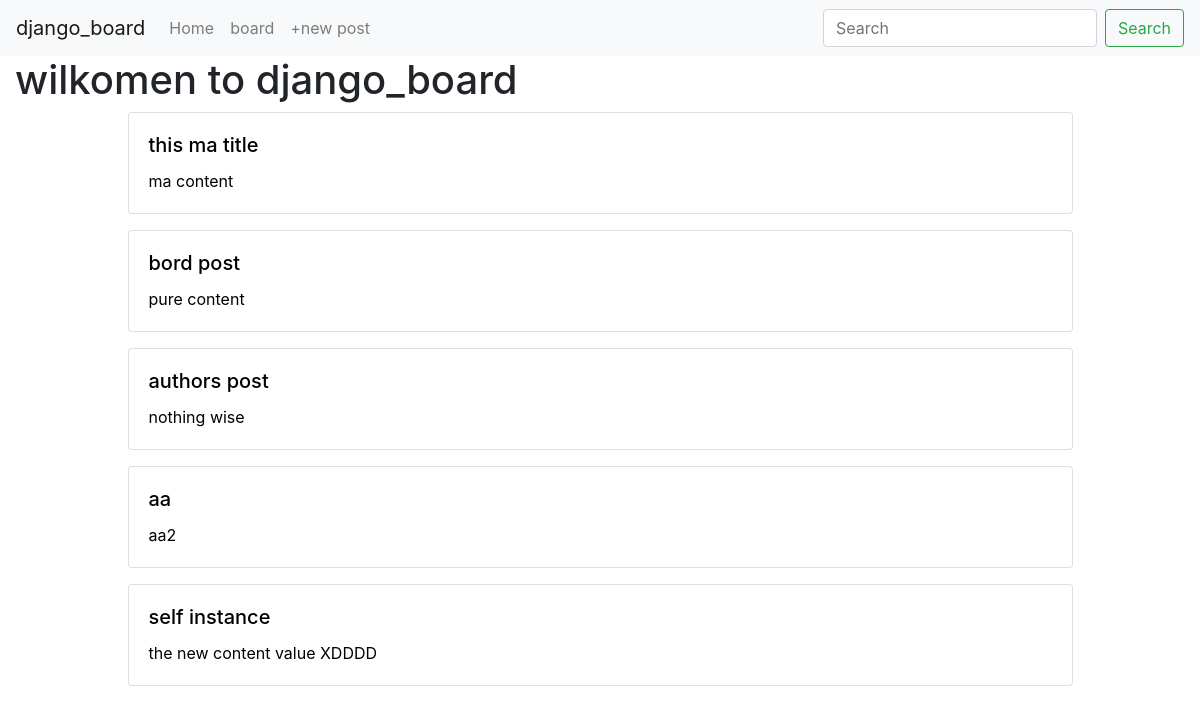
The app's page / (signed in), older data.
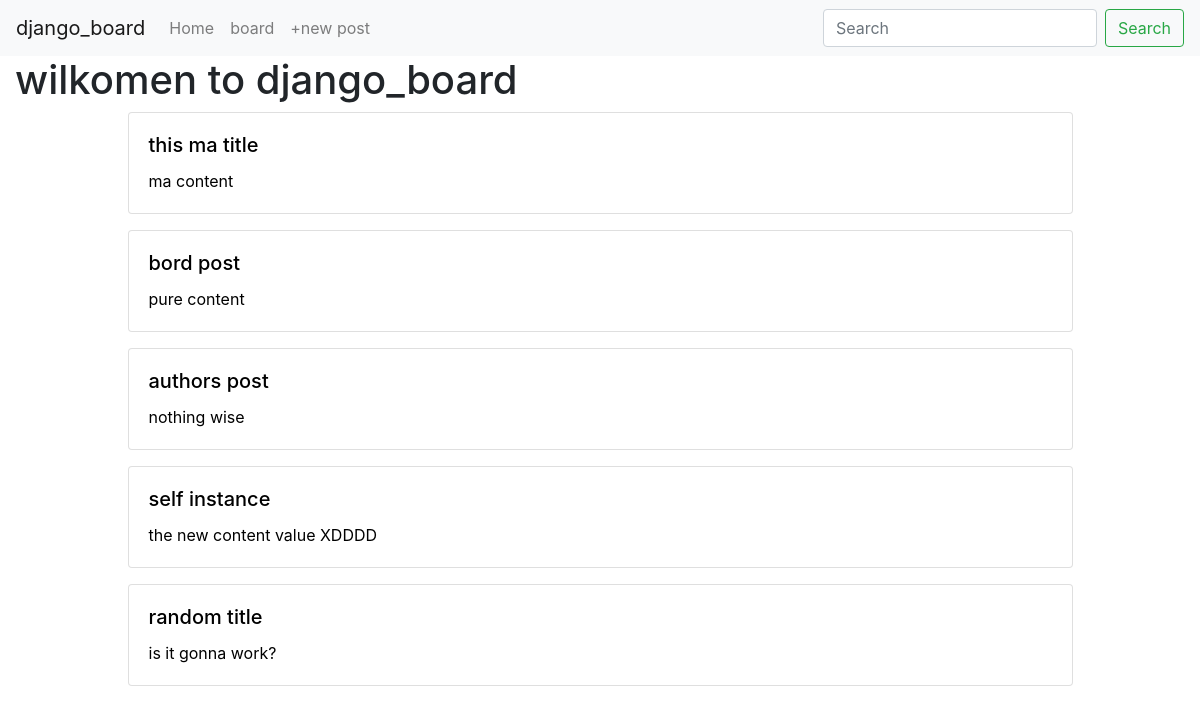
The same page, newer data.
### board/models.py (models this page shows, shortened)
class BoardPost(models.Model):
    user = models.ForeignKey(User, default=1, null=True, on_delete=models.SET_NULL)
    title = models.CharField(max_length=120)
    slug = models.SlugField(unique=True)
    content = models.TextField(null=True, blank=True)
    def get_absolute_url(self):
        return f"/board/{self.slug}"

### django_board/views.py (the view)
# urls.py: path('', home_page),
def home_page(request):
        my_title = "%$$#"
        qs = BoardPost.objects.all()[:5]
        context = {"title": "wilkomen to django_board", 'board_list': qs}
        return render(request, "home.html", context)

### templates/home.html
{% extends 'base.html' %}
{% block content %}
    <h1>{{ title }}</h1>
    {% if user.is_authenticated %}
     {% for a in board_list %}
        {% include 'board/list-inline.html' with blog_post=a %}
     {% endfor %}
    {% endif %}
{% endblock content %}

### board/templates/board/list-inline.html
<div class="col-12 col-md-10 mb-3 mx-auto">
    <a href='{{ blog_post.get_absolute_url }}' style="color: black;">
        <div class="card">
            <div class="card-body">
                <h5 class="card-title">{{ blog_post.title }}</h5>
                <p class="card-text">{{ blog_post.content }}</p>
            </div>
        </div>
    </a>
</div>

Row changes from the older to the newer data that the page shows:
removed BoardPost: title "aa", content "aa2"
added BoardPost: title "random title", content "is it gonna work?"
